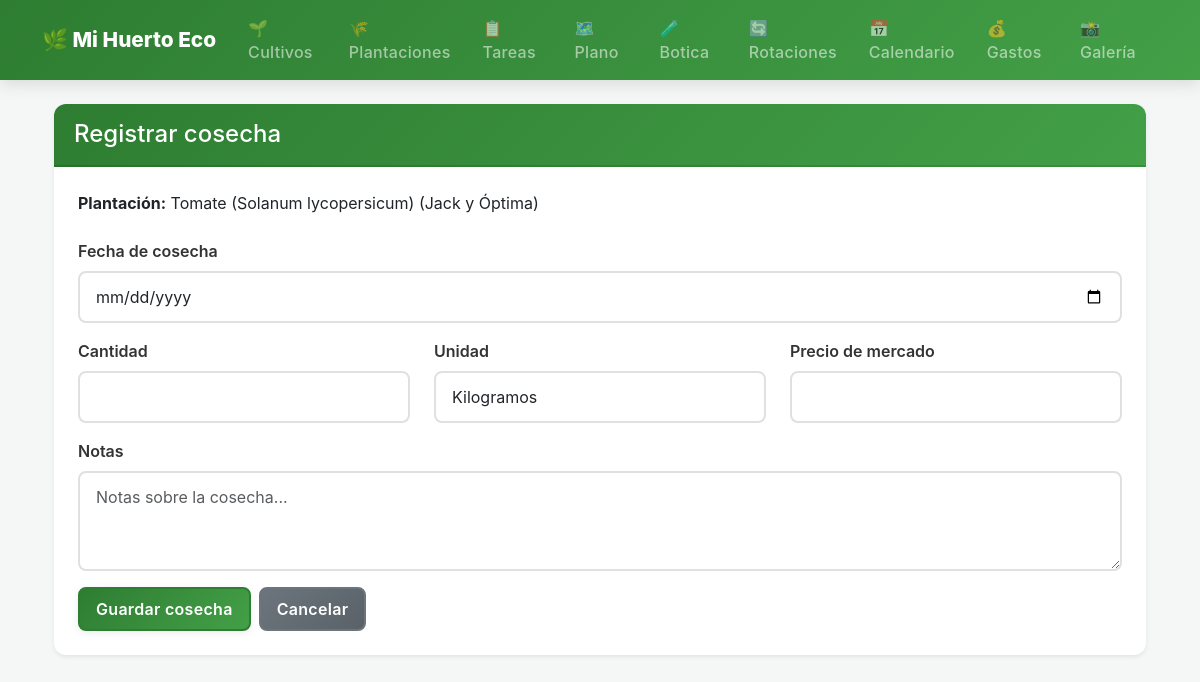
The page /plantaciones/11/cosechas/nueva/ on the database as committed earlier.
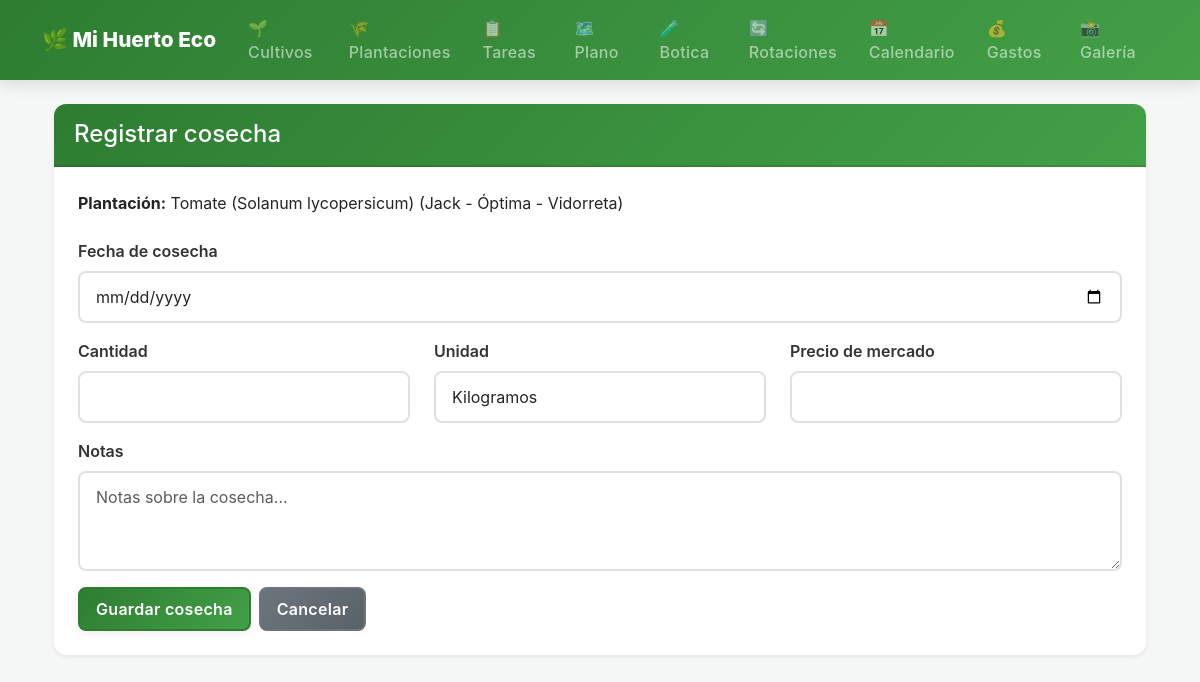
The same page on the database as committed later.
### gestion_huerto/models.py (models this page shows, shortened)
class Plantacion(models.Model):
    PROCEDENCIA_CHOICES = [
        ('semilla_propia', 'Semilla Propia'),
        ('compra_local', 'Compra Local'),
        ('ajero corella', 'Ajero Corella'),
        ('piensos muga', 'Piensos Muga'),
        ('cintruenigo', 'Cintruenigo'),
        ('otro', 'Otro'),
    ]
    parcela = models.ForeignKey(Parcela, on_delete=models.CASCADE, related_name='plantaciones')
    cultivo = models.ForeignKey(Cultivo, on_delete=models.CASCADE, related_name='plantaciones')
    variedad = models.ForeignKey(Variedad, on_delete=models.SET_NULL, null=True, blank=True, related_name='plantaciones')
    columna_inicio = models.PositiveIntegerField()
    fila_inicio = models.PositiveIntegerField()
    columna_fin = models.PositiveIntegerField()
    fila_fin = models.PositiveIntegerField()
    distancia_personalizada = models.DecimalField(max_digits=5, decimal_places=2, null=True, blank=True, help_text="Distancia en cm entre plantas")
    precio_unitario_cosecha = models.DecimalField(max_digits=8, decimal_places=2, null=True, blank=True)
    origen_plantel = models.CharField(
        max_length=100,
        blank=True,
        help_text="Ej: semillero propio, vivero local, intercambio, etc."
    )
    observaciones_seguimiento = models.TextField(
        blank=True,
        help_text="Resumen general del seguimiento del cultivo"
    )
    TIPO_SIEMBRA_CHOICES = [
        ('terreno', 'Siembra en terreno'),
        ('semillero', 'Siembra en semillero'),
    ]
    tipo_siembra = models.CharField(
        max_length=20,
        choices=TIPO_SIEMBRA_CHOICES,
        default='terreno',
        help_text="¿Dónde se siembra? (terreno directamente o semillero para trasplantar)"
    )
    ESTADO_CHOICES = [
        ('planificada', 'Planificada'),
        ('sembrada', 'Sembrada'),
        ('germinada', 'Germinada'),
        ('trasplantada', 'Trasplantada'),
        ('en_cultivo', 'En cultivo'),
        ('en_cosecha', 'En cosecha'),
        ('finalizada', 'Finalizada'),
        ('perdida', 'Perdida'),
    ]
    estado = models.CharField(
        max_length=20,
        choices=ESTADO_CHOICES,
        default='sembrada',
        help_text="Estado actual de la plantación"
    )
    fecha_germinado_estimado = models.DateField(null=True, blank=True, help_text="Fecha prevista para la germinación")
    fecha_germinado_real = models.DateField(null=True, blank=True, help_text="Fecha en que germinó")
    fecha_siembra = models.DateField(null=True, blank=True, help_text="Deprecated: usar fecha_siembra_real")
    fecha_trasplante = models.DateField(null=True, blank=True, help_text="Fecha de trasplante (si aplica)")
    MODO_IMPLANTACION_CHOICES = [
        ('directa', 'Siembra directa'),
        ('semillero', 'Desde semillero'),
        ('plantel', 'Plantel comprado'),
    ]
    modo_implantacion = models.CharField(
        max_length=20,
        choices=MODO_IMPLANTACION_CHOICES,
        default='directa',
        blank=False,
        verbose_name='Modo de implantación',
        help_text='Cómo entra el cultivo al terreno definitivo.'
    )
    fecha_recoleccion_inicio = models.DateField(null=True, blank=True, help_text="Fecha prevista para inicio de cosecha")
    fecha_recoleccion_esperada = models.DateField(null=True, blank=True, help_text="Deprecated: usar fecha_recoleccion_inicio")
    procedencia = models.CharField(
        max_length=20,
        choices=PROCEDENCIA_CHOICES,
        default='otro',
        help_text="Origen de la planta o semilla"
    )
    notas = models.TextField(blank=True)
    objects = PlantacionQuerySet.as_manager()
    @property
    def nombre_completo(self):
        if self.variedad:
            return f"{self.cultivo.nombre} ({self.variedad.nombre})"
        return self.cultivo.nombre
    cantidad = models.PositiveIntegerField(
    null=True, blank=True,
    help_text="Número de plantas plantadas"
    )
    class Meta:
        verbose_name = "Plantación"
        verbose_name_plural = "Plantaciones"
        ordering = ['-fecha_siembra']

class Cultivo(models.Model):
    FAMILIA_CHOICES = [
        ('solanaceas',    'Solanáceas (Tomate, Pimiento, Berenjena, Patata)'),
        ('cucurbitaceas', 'Cucurbitáceas (Calabaza, Calabacín, Pepino, Melón)'),
        ('cruciferas',    'Crucíferas (Brócoli, Repollo, Coliflor, Rábano)'),
        ('hoja',          'Hoja (Lechuga, Espinaca, Acelga)'),
        ('umbeliferas',   'Umbelíferas (Zanahoria, Apio, Perejil, Hinojo)'),
        ('leguminosas',   'Leguminosas (Haba, Guisante, Judía, Alubia)'),
        ('aliaceas',      'Alíaceas (Ajo, Cebolla, Puerro, Cebolleta)'),
        ('gramineas',     'Gramíneas (Maíz, Trigo)'),
        ('compuestas',    'Compuestas (Alcachofa, Girasol)'),
        ('otros',         'Otros'),
    ]
    TIPO_CULTIVO_CHOICES = [
        ('hortaliza', 'Hortaliza'),
        ('frutal', 'Frutal'),
        ('flor', 'Flor'),
    ]
    GRUPO_ROTACION_CHOICES = [
        ('fruto', 'Grupo A — Fruto (Solanáceas, Cucurbitáceas)'),
        ('hoja_raiz', 'Grupo B — Hoja/Raíz (Crucíferas, Lechugas, Zanahorias)'),
        ('leguminosa', 'Grupo C — Leguminosa (Fija nitrógeno)'),
        ('bulbo', 'Grupo D — Bulbo/Limpieza (Aliáceas)'),
    ]
    grupo_rotacion = models.CharField(
        max_length=20,
        choices=GRUPO_ROTACION_CHOICES,
        blank=True,
        help_text="Grupo de rotación al que pertenece el cultivo"
    )
    tipo_cultivo = models.CharField(
        max_length=20,
        choices=TIPO_CULTIVO_CHOICES,
        default='hortaliza',
        help_text="Hortaliza, frutal o flor"
    )
    es_perenne = models.BooleanField(
        default=False,
        help_text="Marca si la planta permanece varios años (ej. frutales, aromáticas perennes)"
    )
    nombre = models.CharField(max_length=100, unique=True)
    familia = models.CharField(max_length=20, choices=FAMILIA_CHOICES, default='otros')
    emoji = models.CharField(max_length=10, blank=True, default='🌱')
    requiere_trasplante = models.BooleanField(default=False)
    clasificacion_rotacion = models.CharField(max_length=100, blank=True)
    epoca_siembra = models.CharField(max_length=50, blank=True)
    epoca_trasplante = models.CharField(max_length=50, blank=True)
    epoca_recoleccion = models.CharField(max_length=50, blank=True)
    dias_ciclo = models.PositiveIntegerField(null=True, blank=True)
    marco_plantacion = models.CharField(max_length=100, blank=True)
    distancia_plantas = models.PositiveIntegerField(null=True, blank=True)
    distancia_lineas = models.PositiveIntegerField(null=True, blank=True)
    profundidad_siembra = models.CharField(max_length=50, blank=True)
    meses_siembra = models.CharField(max_length=50, blank=True)
    meses_trasplante = models.CharField(max_length=50, blank=True)
    meses_recoleccion = models.CharField(max_length=50, blank=True)
    temp_min_germinacion = models.PositiveIntegerField(null=True, blank=True)
    temp_optima_germinacion = models.PositiveIntegerField(null=True, blank=True)
    temp_max_germinacion = models.PositiveIntegerField(null=True, blank=True)
    tiempo_germinacion = models.PositiveIntegerField(null=True, blank=True)
    riego = models.TextField(blank=True)
    abono = models.TextField(blank=True)
    mantenimiento = models.TextField(blank=True)
    plagas_comunes = models.TextField(blank=True)
    enfermedades_comunes = models.TextField(blank=True)
    observaciones = models.TextField(blank=True)
    notas_locales = models.TextField(blank=True)
    NO_RIEGO_INICIAL = {
        'patata', 'patatas',
        'judia', 'judias', 'judía', 'judías',
        'maiz', 'maíz',
    }
    class Meta:
        verbose_name = "Cultivo"
        verbose_name_plural = "Cultivos"
        ordering = ['nombre']

class Variedad(models.Model):
    nombre = models.CharField(max_length=100)
    cultivo = models.ForeignKey(Cultivo, on_delete=models.CASCADE, related_name='variedades')
    notas_locales = models.TextField(blank=True)
    class Meta:
        verbose_name = "Variedad"
        verbose_name_plural = "Variedades"
        unique_together = ['nombre', 'cultivo']

### gestion_huerto/views.py (the view)
# urls.py: path('plantaciones/<int:plantacion_id>/cosechas/nueva/', views.agregar_cosecha, name='agregar_cosecha'),
def agregar_cosecha(request, plantacion_id):
    plantacion = get_object_or_404(Plantacion, pk=plantacion_id)
    if request.method == 'POST':
        form = CosechaForm(request.POST)
        if form.is_valid():
            cosecha = form.save(commit=False)
            cosecha.plantacion = plantacion
            cosecha.save()
            messages.success(request, 'Cosecha registrada correctamente.')
            return redirect('detalle_plantacion', plantacion_id=plantacion.id)
    else:
        form = CosechaForm()
    return render(request, 'cosechas/formulario.html', {
        'form': form,
        'cosecha': None,
        'plantacion': plantacion,
        'accion': 'Registrar',
    })

### gestion_huerto/forms.py
class CosechaForm(forms.ModelForm):
    class Meta:
        model = Cosecha
        fields = ['fecha_cosecha', 'cantidad', 'unidad', 'precio_unitario', 'notas']
        widgets = {
            'fecha_cosecha': forms.DateInput(attrs={'class': 'form-control', 'type': 'date'}),
            'cantidad': forms.NumberInput(attrs={'class': 'form-control', 'placeholder': '0.00', 'step': '0.01', 'min': '0'}),
            'unidad': forms.TextInput(attrs={'class': 'form-control', 'placeholder': 'kg'}),
            'precio_unitario': forms.NumberInput(attrs={'class': 'form-control', 'placeholder': '0.00', 'step': '0.01', 'min': '0'}),
            'notas': forms.Textarea(attrs={'class': 'form-control', 'rows': 3, 'placeholder': 'Notas sobre la cosecha...'}),
        }

### gestion_huerto/templates/cosechas/formulario.html (shortened to what this page needs)
{% extends 'base.html' %}
{% block content %}
<div class="container mt-4">
    <div class="card shadow-sm border-0">
        <div class="card-header bg-success text-white">
            <h4 class="mb-0">{{ accion }} cosecha</h4>
        </div>
        <div class="card-body">
            <p class="mb-4">
                <strong>Plantación:</strong>
                {{ plantacion.nombre_completo }}
            </p>
            <form method="post">
                <div class="mb-3">
                    <label for="{{ form.fecha_cosecha.id_for_label }}" class="form-label">
                        {{ form.fecha_cosecha.label }}
                    </label>
                    {{ form.fecha_cosecha }}
                </div>
                <div class="row">
                    <div class="col-md-4 mb-3">
                        <label for="{{ form.cantidad.id_for_label }}" class="form-label">
                            {{ form.cantidad.label }}
                        </label>
                        {{ form.cantidad }}
                    </div>
                    <div class="col-md-4 mb-3">
                        <label for="{{ form.unidad.id_for_label }}" class="form-label">
                            {{ form.unidad.label }}
                        </label>
                        {{ form.unidad }}
                    </div>
                    <div class="col-md-4 mb-3">
                        <label for="{{ form.precio_unitario.id_for_label }}" class="form-label">
                            {{ form.precio_unitario.label }}
                        </label>
                        {{ form.precio_unitario }}
                    </div>
                </div>
                <div class="mb-3">
                    <label for="{{ form.notas.id_for_label }}" class="form-label">
                        {{ form.notas.label }}
                    </label>
                    {{ form.notas }}
                </div>
                <div class="d-flex gap-2 flex-wrap">
                    <button type="submit" class="btn btn-success">
                        Guardar cosecha
                    </button>
                    <a href="{% url 'detalle_plantacion' plantacion.id %}" class="btn btn-secondary">
                        Cancelar
                    </a>
                </div>
            </form>
        </div>
    </div>
</div>
{% endblock %}

Rows that differ between the two databases and show on the page:
changed Plantacion: nombre_completo "Tomate (Solanum lycopersicum) (Jack y Óptima)" → "Tomate (Solanum lycopersicum) (Jack - Óptima - Vidorreta)"
